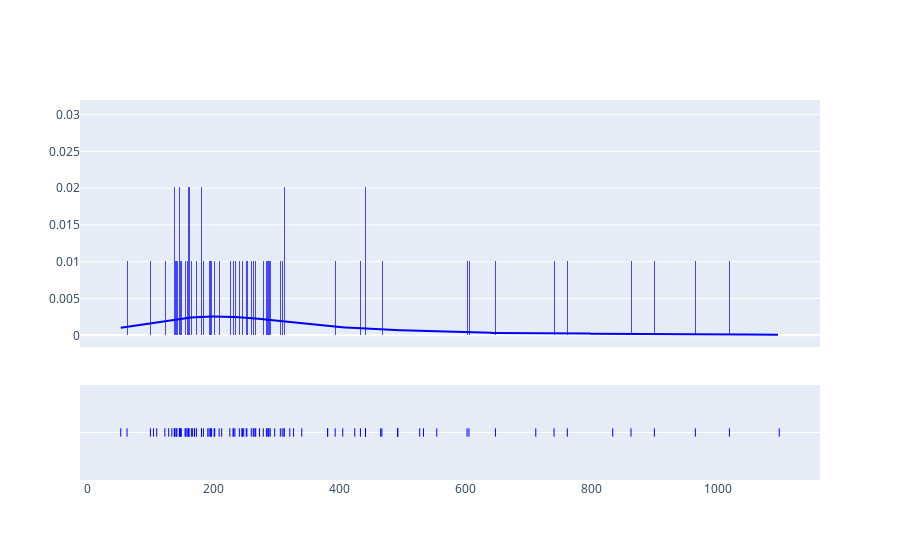

The code cell stored with this chart in its notebook:
### Code cell
tsp.show_distplot('doc_len')

### Figure 1 — Plotly figure (JSON) as saved in the notebook; plotly's stock layout.template omitted (floating-point values rounded to 4 significant figures; data arrays with more than 128 entries replaced by an {"elided": "..."} marker saying what was removed)
{"data": [{"autobinx": false, "histnorm": "probability density", "legendgroup": "distplot", "marker": {"color": "blue"}, "name": "distplot", "opacity": 0.7, "type": "histogram", "x": [167, 138, 165, 100, 964, 134, 284, 527, 139, 340, 285, 761, 156, 288, 899, 142, 647, 161, 740, 266, 246, 129, 467, 155, 309, 260, 711, 253, 381, 862, 181, 123, 533, 264, 158, 213, 232, 184, 1018, 147, 105, 196, 110, 602, 195, 170, 321, 273, 312, 465, 148, 209, 492, 170, 492, 63, 492, 146, 231, 263, 53, 160, 234, 441, 181, 245, 381, 327, 138, 441, 193, 149, 267, 279, 554, 173, 405, 191, 424, 141, 202, 161, 833, 241, 201, 290, 433, 306, 393, 287, 1097, 160, 197, 605, 252, 312, 146, 248, 226, 297], "xaxis": "x", "xbins": {"end": 1097, "size": 1, "start": 53}, "yaxis": "y"}, {"legendgroup": "distplot", "marker": {"color": "blue"}, "mode": "lines", "name": "distplot", "showlegend": false, "type": "scatter", "x": {"elided": "500 float values"}, "xaxis": "x", "y": {"elided": "500 float values"}, "yaxis": "y"}, {"legendgroup": "distplot", "marker": {"color": "blue", "symbol": "line-ns-open"}, "mode": "markers", "name": "distplot", "showlegend": false, "type": "scatter", "x": [167, 138, 165, 100, 964, 134, 284, 527, 139, 340, 285, 761, 156, 288, 899, 142, 647, 161, 740, 266, 246, 129, 467, 155, 309, 260, 711, 253, 381, 862, 181, 123, 533, 264, 158, 213, 232, 184, 1018, 147, 105, 196, 110, 602, 195, 170, 321, 273, 312, 465, 148, 209, 492, 170, 492, 63, 492, 146, 231, 263, 53, 160, 234, 441, 181, 245, 381, 327, 138, 441, 193, 149, 267, 279, 554, 173, 405, 191, 424, 141, 202, 161, 833, 241, 201, 290, 433, 306, 393, 287, 1097, 160, 197, 605, 252, 312, 146, 248, 226, 297], "xaxis": "x", "y": ["distplot", "distplot", "distplot", "distplot", "distplot", "distplot", "distplot", "distplot", "distplot", "distplot", "distplot", "distplot", "distplot", "distplot", "distplot", "distplot", "distplot", "distplot", "distplot", "distplot", "distplot", "distplot", "distplot", "distplot", "distplot", "distplot", "distplot", "distplot", "distplot", "distplot", "distplot", "distplot", "distplot", "distplot", "distplot", "distplot", "distplot", "distplot", "distplot", "distplot", "distplot", "distplot", "distplot", "distplot", "distplot", "distplot", "distplot", "distplot", "distplot", "distplot", "distplot", "distplot", "distplot", "distplot", "distplot", "distplot", "distplot", "distplot", "distplot", "distplot", "distplot", "distplot", "distplot", "distplot", "distplot", "distplot", "distplot", "distplot", "distplot", "distplot", "distplot", "distplot", "distplot", "distplot", "distplot", "distplot", "distplot", "distplot", "distplot", "distplot", "distplot", "distplot", "distplot", "distplot", "distplot", "distplot", "distplot", "distplot", "distplot", "distplot", "distplot", "distplot", "distplot", "distplot", "distplot", "distplot", "distplot", "distplot", "distplot", "distplot"], "yaxis": "y2"}], "layout": {"barmode": "overlay", "hovermode": "closest", "legend": {"traceorder": "reversed"}, "showlegend": false, "xaxis": {"anchor": "y2", "domain": [0, 1], "zeroline": false}, "yaxis": {"anchor": "free", "domain": [0.35, 1], "position": 0}, "yaxis2": {"anchor": "x", "domain": [0, 0.25], "dtick": 1, "showticklabels": false}}}
